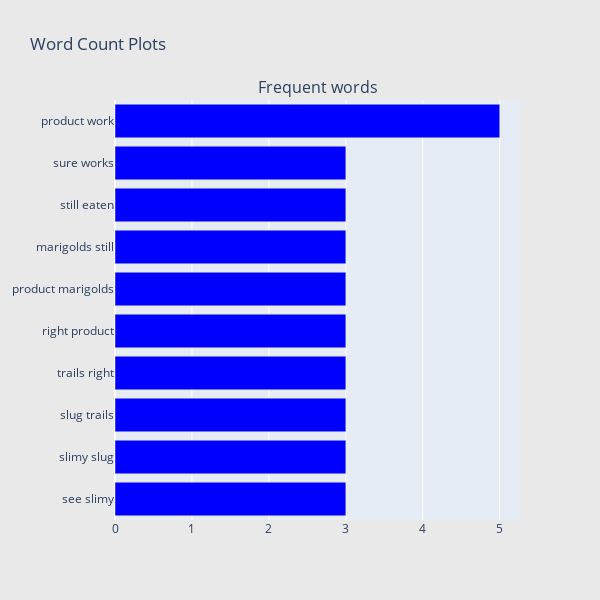

This figure's notebook cell:
### Code cell
## Get the bar chart from 1 rated reviews ##
freq_dict = defaultdict(int)
for sent in df_1["review_lower"]:
    for word in generate_ngrams(sent,2):
        freq_dict[word] += 1
fd_sorted = pd.DataFrame(sorted(freq_dict.items(), key=lambda x: x[1])[::-1])
fd_sorted.columns = ["word", "wordcount"]
trace0 = horizontal_bar_chart(fd_sorted.head(10), 'blue')

# Creating two subplots
fig = tools.make_subplots(rows=1, cols=1, vertical_spacing=0.04,
                          subplot_titles=["Frequent words"])
fig.append_trace(trace0, 1, 1)
#fig.append_trace(trace1, 1, 2)
fig['layout'].update(height=600, width=600, paper_bgcolor='rgb(233,233,233)', title="Word Count Plots")
py.iplot(fig, filename='word-plots');

### Figure 1 — Plotly figure (JSON) as saved in the notebook; plotly's stock layout.template omitted (floating-point values rounded to 4 significant figures)
{"data": [{"marker": {"color": "blue"}, "orientation": "h", "showlegend": false, "type": "bar", "x": [3, 3, 3, 3, 3, 3, 3, 3, 3, 5], "xaxis": "x", "y": ["see slimy", "slimy slug", "slug trails", "trails right", "right product", "product marigolds", "marigolds still", "still eaten", "sure works", "product work"], "yaxis": "y"}], "layout": {"annotations": [{"font": {"size": 16}, "showarrow": false, "text": "Frequent words", "x": 0.5, "xanchor": "center", "xref": "paper", "y": 1, "yanchor": "bottom", "yref": "paper"}], "height": 600, "paper_bgcolor": "rgb(233,233,233)", "title": {"text": "Word Count Plots"}, "width": 600, "xaxis": {"anchor": "y", "domain": [0, 1]}, "yaxis": {"anchor": "x", "domain": [0, 1]}}}
